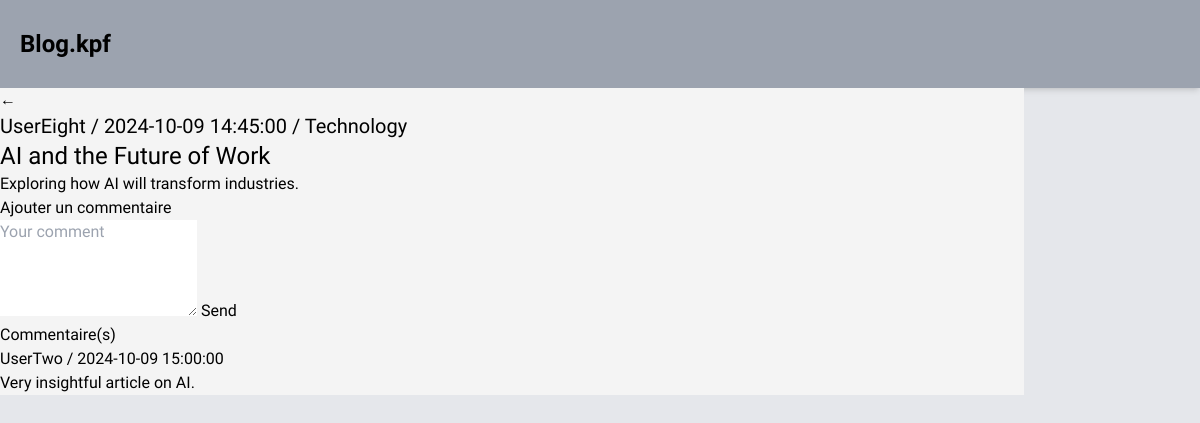
The app's page /article.php?id=5 with its own data.
### tables this page shows
CREATE TABLE IF NOT EXISTS `article` (
  `id_article` int NOT NULL AUTO_INCREMENT,
  `titre` varchar(255) NOT NULL,
  `description` text NOT NULL,
  `date` timestamp NULL DEFAULT CURRENT_TIMESTAMP,
  `id_utilisateur` int DEFAULT NULL,
  PRIMARY KEY (`id_article`),
  KEY `id_utilisateur` (`id_utilisateur`)
);

CREATE TABLE IF NOT EXISTS `utilisateur` (
  `id_utilisateur` int NOT NULL AUTO_INCREMENT,
  `email` varchar(255) NOT NULL,
  `mdp` varchar(255) NOT NULL,
  `pseudo` varchar(100) NOT NULL,
  `admin` tinyint(1) DEFAULT '0',
  PRIMARY KEY (`id_utilisateur`),
  UNIQUE KEY `email` (`email`(191))
);

CREATE TABLE IF NOT EXISTS `categorie` (
  `id_categorie` int NOT NULL AUTO_INCREMENT,
  `nom` varchar(100) NOT NULL,
  PRIMARY KEY (`id_categorie`),
  UNIQUE KEY `nom` (`nom`)
);

CREATE TABLE IF NOT EXISTS `commentaire` (
  `id_commentaire` int NOT NULL AUTO_INCREMENT,
  `contenu` text NOT NULL,
  `date` timestamp NULL DEFAULT CURRENT_TIMESTAMP,
  `id_article` int DEFAULT NULL,
  `pseudo` varchar(100) NOT NULL,
  `id_utilisateur` int DEFAULT NULL,
  PRIMARY KEY (`id_commentaire`),
  KEY `id_article` (`id_article`),
  KEY `id_utilisateur` (`id_utilisateur`)
);

### src/article.php (the view, shortened to what this page needs)
<?php
require_once('header.php');
$id = isset($_GET['id']) ? (int)$_GET['id'] : 0;
$stmt = $con->prepare("
        SELECT * FROM article
        LEFT JOIN utilisateur ON article.id_utilisateur = utilisateur.id_utilisateur
        LEFT JOIN reference ON article.id_article = reference.id_article
        LEFT JOIN categorie ON reference.id_categorie = categorie.id_categorie
        WHERE article.id_article = :id
;");
$stmt->bindValue(':id', $id, PDO::PARAM_INT);
$stmt->execute();
$article = $stmt->fetchAll(PDO::FETCH_ASSOC);
$stmtComments = $con->prepare("SELECT * FROM commentaire WHERE id_commentaire = :id ORDER BY date DESC");
$stmtComments->bindValue(':id', $id, PDO::PARAM_INT);
$stmtComments->execute();
$comments = $stmtComments->fetchAll(PDO::FETCH_ASSOC);
?>
<!DOCTYPE html>
<html lang="en">
<head>
    <link rel="stylesheet" href="style.css">
</head>
<body>
<main class="container">
    <a href="home.php" class="return-button">
        <div class="circle">
            <span class="arrow">&larr;</span>
        </div>
    </a>
    <div class="article-block">
        <h2 class="text-xl"><?php echo htmlspecialchars($article[0]['pseudo']); ?> / <?php echo htmlspecialchars($article[0]['date']); ?>
            / <?php echo htmlspecialchars($article[0]['nom']); ?></h2>
        <h1 class="text-2xl"><?php echo htmlspecialchars($article[0]['titre']); ?></h1>
        <p><?php echo nl2br(htmlspecialchars($article[0]['description'])); ?></p>
    </div>
    <div class="add-comment-block">
        <h3>Ajouter un commentaire</h3>
        <form method="POST" action="add_comment.php">
            <textarea name="comment" rows="4" placeholder="Your comment"></textarea>
            <input type="submit" value="Send">
        </form>
    </div>
    <div class="comments-block">
        <h3>Commentaire(s)</h3>
        <?php foreach ($comments as $comment): ?>
            <div class="comment">
                <?php echo htmlspecialchars($comment['pseudo']); ?> / <?php echo htmlspecialchars($comment['date']); ?>
                <p><?php echo nl2br(htmlspecialchars($comment['contenu'])); ?></p>
            </div>
        <?php endforeach; ?>
    </div>
</main>
</body>
</html>

### src/style.css (style rules this page uses)
.container { background-color: #f4f4f4; }

### records on screen
article: id_utilisateur.pseudo "UserEight", date "2024-10-09 14:45:00", categorie.nom "Technology", titre "AI and the Future of Work", description "Exploring how AI will transform industries."
commentaire: pseudo "UserTwo", date "2024-10-09 15:00:00", contenu "Very insightful article on AI."
